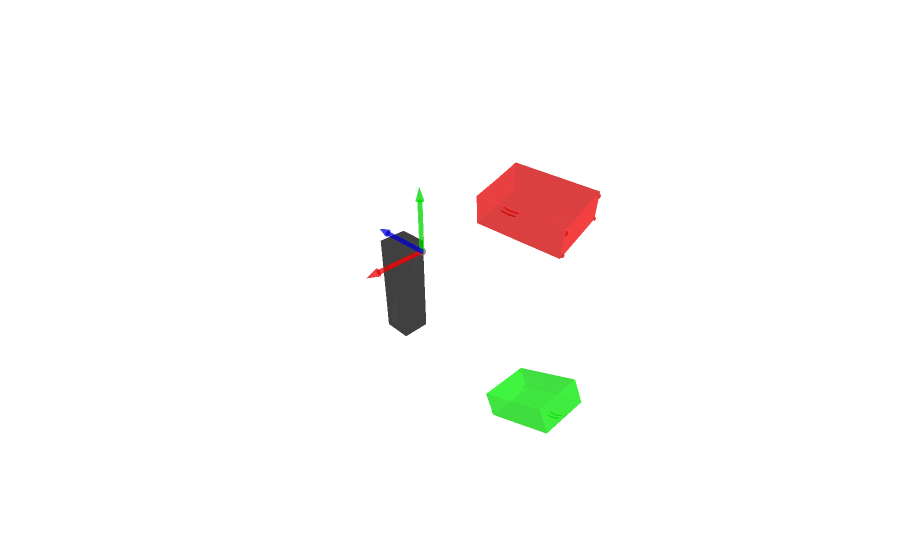

Write notebook code for a chart like this one.
### Code cell
import open3d as o3d
from src.util import trimesh_to_open3d, render_scene
character_placeholder = get_character_placeholder()
coordinate_frame = o3d.geometry.TriangleMesh.create_coordinate_frame(size=0.55, origin=[0, 0, 0])

render_scene([trimesh_to_open3d(previous_world_mesh).paint_uniform_color([1, 0, 0]),
              trimesh_to_open3d(next_world_mesh).paint_uniform_color([0, 1, 0]),
              character_placeholder,
              coordinate_frame])

### Figure 1 — Plotly figure (JSON) as saved in the notebook; plotly's stock layout.template omitted (floating-point values rounded to 4 significant figures; data arrays with more than 128 entries replaced by an {"elided": "..."} marker saying what was removed)
{"data": [{"i": {"elided": "14918 int values"}, "j": {"elided": "14918 int values"}, "k": {"elided": "14918 int values"}, "opacity": 0.5, "type": "mesh3d", "vertexcolor": {"elided": "8440x3 float values"}, "x": {"elided": "8440 float values"}, "y": {"elided": "8440 float values"}, "z": {"elided": "8440 float values"}}, {"i": {"elided": "14918 int values"}, "j": {"elided": "14918 int values"}, "k": {"elided": "14918 int values"}, "opacity": 0.5, "type": "mesh3d", "vertexcolor": {"elided": "8440x3 float values"}, "x": {"elided": "8440 float values"}, "y": {"elided": "8440 float values"}, "z": {"elided": "8440 float values"}}, {"i": [4, 4, 0, 2, 0, 1, 1, 1, 2, 2, 0, 1], "j": [7, 6, 2, 6, 1, 3, 5, 7, 3, 7, 4, 4], "k": [5, 7, 4, 4, 2, 2, 7, 3, 7, 6, 1, 5], "opacity": 0.5, "type": "mesh3d", "vertexcolor": [[0.0, 0.0, 0.0], [0.0, 0.0, 0.0], [0.0, 0.0, 0.0], [0.0, 0.0, 0.0], [0.0, 0.0, 0.0], [0.0, 0.0, 0.0], [0.0, 0.0, 0.0], [0.0, 0.0, 0.0]], "x": [-0.125, 0.125, -0.125, 0.125, -0.125, 0.125, -0.125, 0.125], "y": [-0.125, -0.125, -0.375, -0.375, -0.125, -0.125, -0.375, -0.375], "z": [-0.9, -0.9, -0.9, -0.9, 0.0, 0.0, 0.0, 0.0]}, {"i": {"elided": "2240 int values"}, "j": {"elided": "2240 int values"}, "k": {"elided": "2240 int values"}, "opacity": 0.5, "type": "mesh3d", "vertexcolor": {"elided": "1134x3 float values"}, "x": {"elided": "1134 float values"}, "y": {"elided": "1134 float values"}, "z": {"elided": "1134 float values"}}], "layout": {"scene": {"aspectmode": "data", "xaxis": {"visible": false}, "yaxis": {"visible": false}, "zaxis": {"visible": false}}}}
